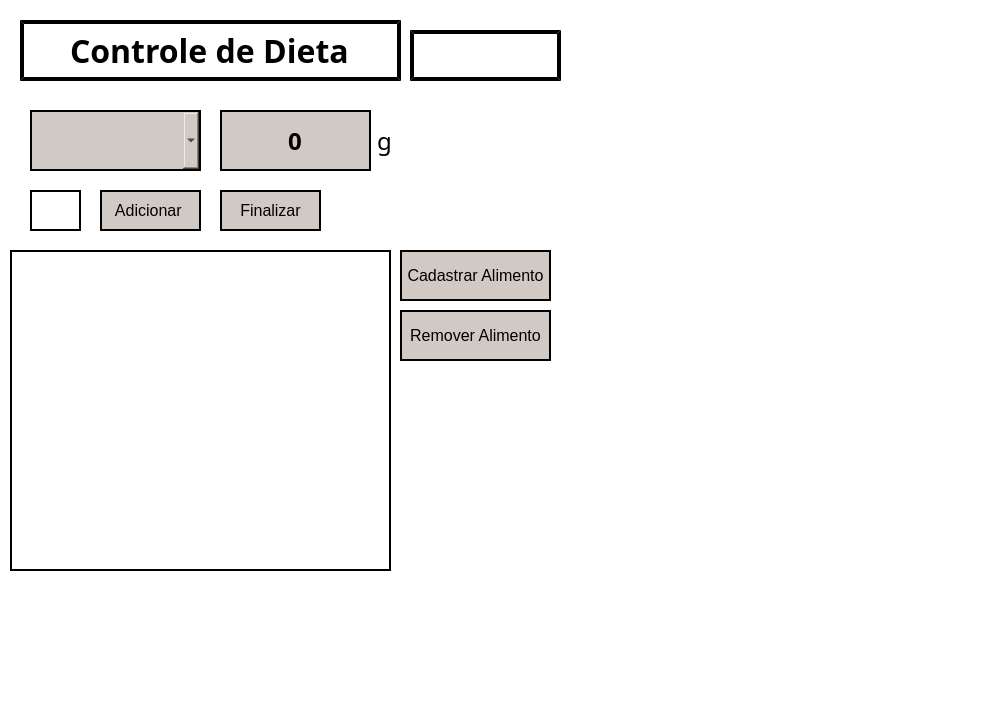
<?xml version="1.0" encoding="UTF-8"?>
<ui version="4.0">
 <class>Widget</class>
 <widget class="QWidget" name="Widget">
  <property name="geometry">
   <rect>
    <x>0</x>
    <y>0</y>
    <width>1000</width>
    <height>720</height>
   </rect>
  </property>
  <property name="sizePolicy">
   <sizepolicy hsizetype="MinimumExpanding" vsizetype="MinimumExpanding">
    <horstretch>0</horstretch>
    <verstretch>0</verstretch>
   </sizepolicy>
  </property>
  <property name="minimumSize">
   <size>
    <width>1000</width>
    <height>720</height>
   </size>
  </property>
  <property name="maximumSize">
   <size>
    <width>1000</width>
    <height>720</height>
   </size>
  </property>
  <property name="windowTitle">
   <string>Widget</string>
  </property>
  <property name="autoFillBackground">
   <bool>false</bool>
  </property>
  <property name="styleSheet">
   <string notr="true">background: rgb(255, 255, 255)</string>
  </property>
  <widget class="QLabel" name="fundo">
   <property name="geometry">
    <rect>
     <x>0</x>
     <y>-10</y>
     <width>1021</width>
     <height>741</height>
    </rect>
   </property>
   <property name="styleSheet">
    <string notr="true"/>
   </property>
   <property name="text">
    <string/>
   </property>
   <property name="pixmap">
    <pixmap resource="resource.qrc">:/rec/background3.jpg</pixmap>
   </property>
   <property name="scaledContents">
    <bool>true</bool>
   </property>
  </widget>
  <widget class="QLineEdit" name="lineEdit">
   <property name="geometry">
    <rect>
     <x>20</x>
     <y>20</y>
     <width>381</width>
     <height>61</height>
    </rect>
   </property>
   <property name="font">
    <font>
     <family>Century Gothic</family>
     <pointsize>24</pointsize>
     <weight>75</weight>
     <italic>false</italic>
     <bold>true</bold>
     <underline>false</underline>
     <strikeout>false</strikeout>
     <kerning>true</kerning>
    </font>
   </property>
   <property name="cursor">
    <cursorShape>ArrowCursor</cursorShape>
   </property>
   <property name="autoFillBackground">
    <bool>false</bool>
   </property>
   <property name="styleSheet">
    <string notr="true">color: black;
background: transparent;
border-style: ridge;
border-width:4px;
border-color: black;</string>
   </property>
   <property name="text">
    <string>Controle de Dieta</string>
   </property>
   <property name="alignment">
    <set>Qt::AlignCenter</set>
   </property>
   <property name="readOnly">
    <bool>true</bool>
   </property>
  </widget>
  <widget class="QComboBox" name="combo1">
   <property name="geometry">
    <rect>
     <x>30</x>
     <y>110</y>
     <width>171</width>
     <height>61</height>
    </rect>
   </property>
   <property name="font">
    <font>
     <family>Century Gothic</family>
     <pointsize>12</pointsize>
     <weight>75</weight>
     <bold>true</bold>
    </font>
   </property>
   <property name="styleSheet">
    <string notr="true">color: black;
background: rgb(209, 202, 196);
border-style: ridge;
border-width:2px;
border-color: black;</string>
   </property>
  </widget>
  <widget class="QLineEdit" name="peso_2">
   <property name="geometry">
    <rect>
     <x>360</x>
     <y>110</y>
     <width>51</width>
     <height>61</height>
    </rect>
   </property>
   <property name="font">
    <font>
     <family>Century Gothic</family>
     <pointsize>18</pointsize>
    </font>
   </property>
   <property name="styleSheet">
    <string notr="true">color: black;
background: transparent;
border-style: ridge;
border-width:0px;
border-color: gray;</string>
   </property>
   <property name="text">
    <string>g</string>
   </property>
   <property name="alignment">
    <set>Qt::AlignCenter</set>
   </property>
   <property name="readOnly">
    <bool>true</bool>
   </property>
  </widget>
  <widget class="QPushButton" name="AddButton">
   <property name="geometry">
    <rect>
     <x>100</x>
     <y>190</y>
     <width>101</width>
     <height>41</height>
    </rect>
   </property>
   <property name="font">
    <font>
     <family>Arial</family>
     <pointsize>12</pointsize>
    </font>
   </property>
   <property name="styleSheet">
    <string notr="true">color: black;
background: rgb(209, 202, 196);
border-style: ridge;
border-width:2px;
border-color: black;</string>
   </property>
   <property name="text">
    <string>Adicionar </string>
   </property>
  </widget>
  <widget class="QTextEdit" name="painelMaior">
   <property name="geometry">
    <rect>
     <x>10</x>
     <y>250</y>
     <width>381</width>
     <height>321</height>
    </rect>
   </property>
   <property name="sizePolicy">
    <sizepolicy hsizetype="Fixed" vsizetype="Fixed">
     <horstretch>0</horstretch>
     <verstretch>0</verstretch>
    </sizepolicy>
   </property>
   <property name="font">
    <font>
     <family>Century Gothic</family>
     <pointsize>18</pointsize>
     <weight>75</weight>
     <bold>true</bold>
    </font>
   </property>
   <property name="styleSheet">
    <string notr="true">color: black;
background: transparent;
border-style: ridge;
border-width:2px;
border-color: black;</string>
   </property>
   <property name="undoRedoEnabled">
    <bool>false</bool>
   </property>
   <property name="readOnly">
    <bool>true</bool>
   </property>
   <property name="html">
    <string>&lt;!DOCTYPE HTML PUBLIC &quot;-//W3C//DTD HTML 4.0//EN&quot; &quot;http://www.w3.org/TR/REC-html40/strict.dtd&quot;&gt;
&lt;html&gt;&lt;head&gt;&lt;meta name=&quot;qrichtext&quot; content=&quot;1&quot; /&gt;&lt;style type=&quot;text/css&quot;&gt;
p, li { white-space: pre-wrap; }
&lt;/style&gt;&lt;/head&gt;&lt;body style=&quot; font-family:'Century Gothic'; font-size:18pt; font-weight:600; font-style:normal;&quot;&gt;
&lt;p style=&quot;-qt-paragraph-type:empty; margin-top:0px; margin-bottom:0px; margin-left:0px; margin-right:0px; -qt-block-indent:0; text-indent:0px; font-weight:400;&quot;&gt;&lt;br /&gt;&lt;/p&gt;&lt;/body&gt;&lt;/html&gt;</string>
   </property>
   <property name="acceptRichText">
    <bool>false</bool>
   </property>
  </widget>
  <widget class="QPushButton" name="EndButton">
   <property name="geometry">
    <rect>
     <x>220</x>
     <y>190</y>
     <width>101</width>
     <height>41</height>
    </rect>
   </property>
   <property name="font">
    <font>
     <pointsize>12</pointsize>
    </font>
   </property>
   <property name="styleSheet">
    <string notr="true">color: black;
background: rgb(209, 202, 196);
border-style: ridge;
border-width:2px;
border-color: black;</string>
   </property>
   <property name="text">
    <string>Finalizar</string>
   </property>
  </widget>
  <widget class="QLineEdit" name="data">
   <property name="geometry">
    <rect>
     <x>410</x>
     <y>30</y>
     <width>151</width>
     <height>51</height>
    </rect>
   </property>
   <property name="font">
    <font>
     <family>Century Gothic</family>
     <pointsize>14</pointsize>
     <weight>75</weight>
     <italic>false</italic>
     <bold>true</bold>
     <underline>false</underline>
     <strikeout>false</strikeout>
     <kerning>true</kerning>
    </font>
   </property>
   <property name="cursor">
    <cursorShape>ArrowCursor</cursorShape>
   </property>
   <property name="autoFillBackground">
    <bool>false</bool>
   </property>
   <property name="styleSheet">
    <string notr="true">color: black;
background: transparent;
border-style: ridge;
border-width:4px;
border-color: black;</string>
   </property>
   <property name="text">
    <string/>
   </property>
   <property name="alignment">
    <set>Qt::AlignCenter</set>
   </property>
   <property name="readOnly">
    <bool>true</bool>
   </property>
  </widget>
  <widget class="QPushButton" name="AddAlimento">
   <property name="geometry">
    <rect>
     <x>400</x>
     <y>250</y>
     <width>151</width>
     <height>51</height>
    </rect>
   </property>
   <property name="font">
    <font>
     <family>Arial</family>
     <pointsize>12</pointsize>
    </font>
   </property>
   <property name="styleSheet">
    <string notr="true">color: black;
background: rgb(209, 202, 196);
border-style: ridge;
border-width:2px;
border-color: black;</string>
   </property>
   <property name="text">
    <string>Cadastrar Alimento</string>
   </property>
  </widget>
  <widget class="QPushButton" name="Refresh">
   <property name="geometry">
    <rect>
     <x>30</x>
     <y>190</y>
     <width>51</width>
     <height>41</height>
    </rect>
   </property>
   <property name="font">
    <font>
     <pointsize>16</pointsize>
    </font>
   </property>
   <property name="styleSheet">
    <string notr="true">color: black;
background: transparent;
border-style: ridge;
border-width:2px;
border-color: black;</string>
   </property>
   <property name="text">
    <string/>
   </property>
  </widget>
  <widget class="QPushButton" name="Remover">
   <property name="geometry">
    <rect>
     <x>400</x>
     <y>310</y>
     <width>151</width>
     <height>51</height>
    </rect>
   </property>
   <property name="font">
    <font>
     <family>Arial</family>
     <pointsize>12</pointsize>
    </font>
   </property>
   <property name="styleSheet">
    <string notr="true">color: black;
background: rgb(209, 202, 196);
border-style: ridge;
border-width:2px;
border-color: black;</string>
   </property>
   <property name="text">
    <string>Remover Alimento</string>
   </property>
  </widget>
  <widget class="QLineEdit" name="peso">
   <property name="geometry">
    <rect>
     <x>220</x>
     <y>110</y>
     <width>151</width>
     <height>61</height>
    </rect>
   </property>
   <property name="font">
    <font>
     <family>Century Gothic</family>
     <pointsize>18</pointsize>
     <weight>75</weight>
     <bold>true</bold>
    </font>
   </property>
   <property name="styleSheet">
    <string notr="true">color: black;
background: rgb(209, 202, 196);
border-style: ridge;
border-width:2px;
border-color: black;</string>
   </property>
   <property name="text">
    <string>0</string>
   </property>
   <property name="alignment">
    <set>Qt::AlignCenter</set>
   </property>
  </widget>
  <zorder>fundo</zorder>
  <zorder>peso</zorder>
  <zorder>combo1</zorder>
  <zorder>lineEdit</zorder>
  <zorder>peso_2</zorder>
  <zorder>AddButton</zorder>
  <zorder>painelMaior</zorder>
  <zorder>EndButton</zorder>
  <zorder>data</zorder>
  <zorder>AddAlimento</zorder>
  <zorder>Refresh</zorder>
  <zorder>Remover</zorder>
 </widget>
 <resources>
  <include location="resource.qrc"/>
 </resources>
 <connections/>
</ui>
